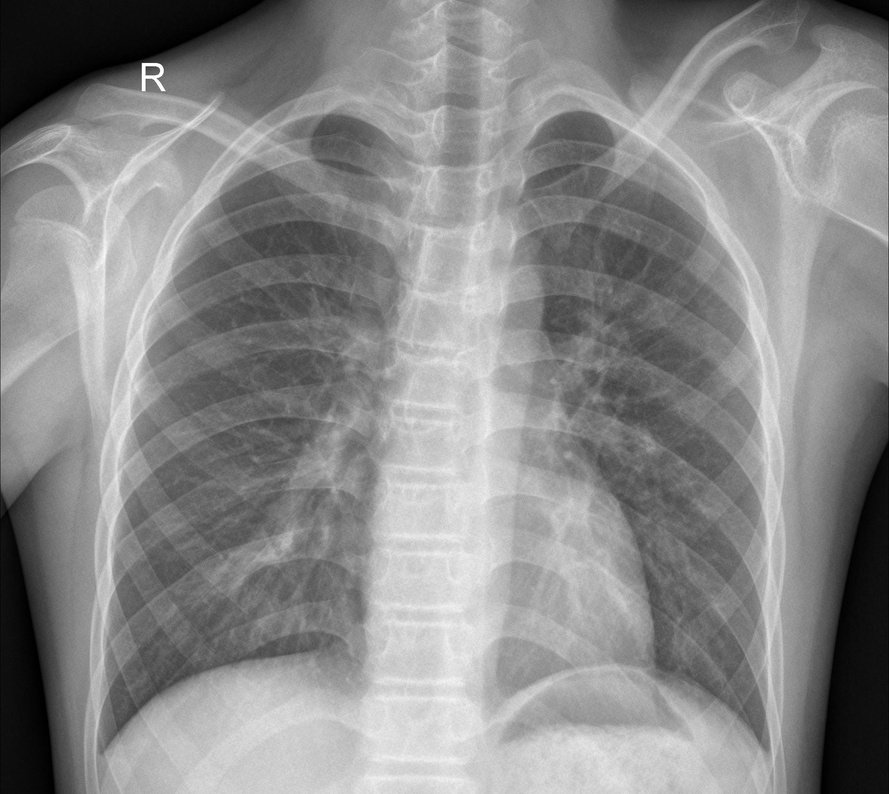
#> input picture backend/uploads/4ee218bc-cfa7-46af-8cef-a2caa4398461_original.jpeg, 889 x 794 px, shrunk from 2144 x 1916 before the run
$ python -i xray_to_3d.py   (imports and definitions only)
#> lines starting #> are read from the running program, lines starting #| are printed output that depends on the picture
import cv2
import numpy as np
from scipy.ndimage import gaussian_filter


def xray_to_3d(image_path):
    # Load grayscale X-ray
    img = cv2.imread(image_path, cv2.IMREAD_GRAYSCALE)
#> img is the input picture: shape (794, 889); min 0, max 255, mean 137.1

    # Normalize
    img = cv2.normalize(img, None, 0, 255, cv2.NORM_MINMAX)

    # Depth illusion using blur + emboss
    blurred = gaussian_filter(img, sigma=3)

    depth = img.astype(np.float32) - blurred.astype(np.float32)
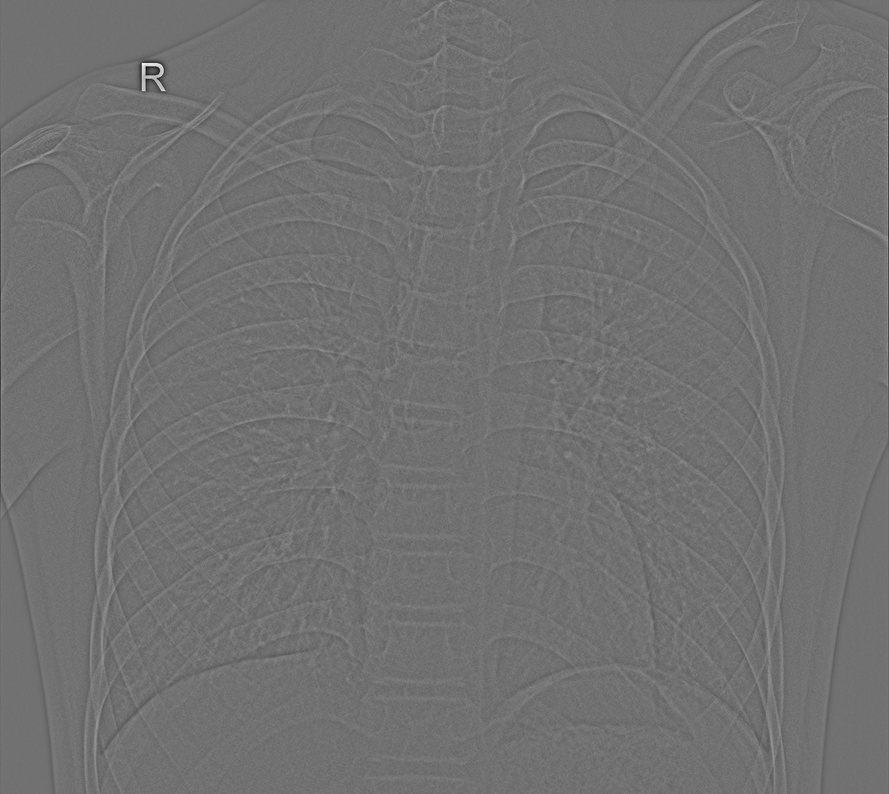
#> depth: shape (794, 889) float32; min -111, max 140, mean 1; drawn with min black and max white
    depth = cv2.normalize(depth, None, 0, 255, cv2.NORM_MINMAX)

    # Convert to bone-like shading
    bone_3d = cv2.applyColorMap(depth.astype(np.uint8), cv2.COLORMAP_BONE)

    return bone_3d

>>> result = xray_to_3d('uploads/4ee218bc-cfa7-46af-8cef-a2caa4398461_original.jpeg')

$ run again, on backend/uploads/581160af-ed7a-462c-8e2e-090e2f1ca8f9_original.jpeg
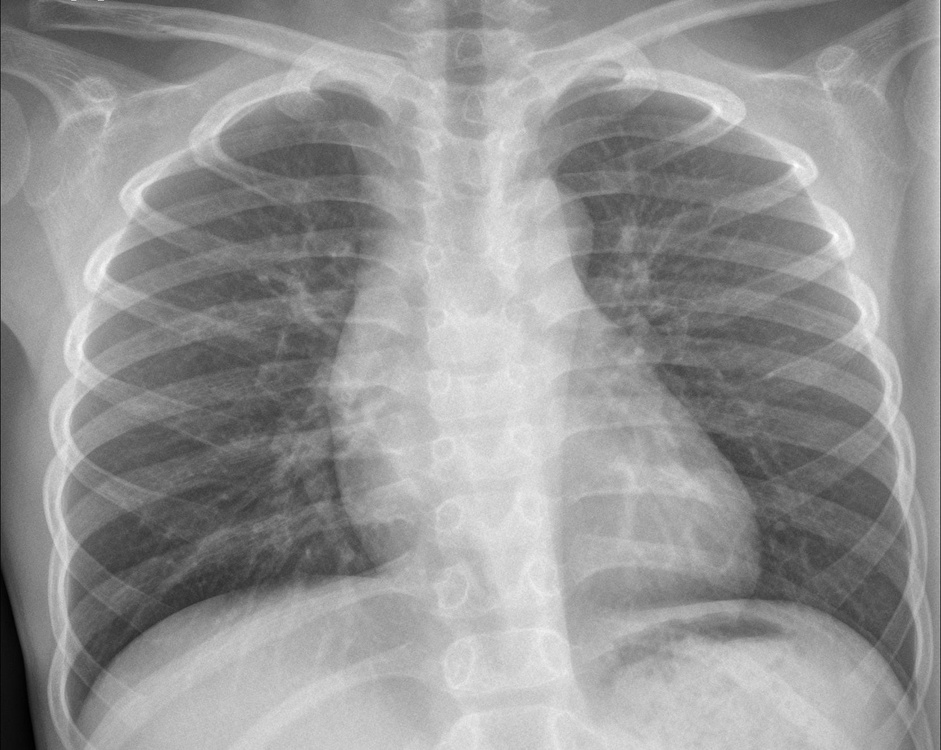
#> input picture backend/uploads/581160af-ed7a-462c-8e2e-090e2f1ca8f9_original.jpeg, 941 x 750 px, shrunk from 1663 x 1326 before the run
#> in xray_to_3d, img is the input picture: shape (750, 941); min 0, max 254, mean 148.7
#> in xray_to_3d, `depth = img.astype(np.float32) - blurred.astype(np.float32)`:
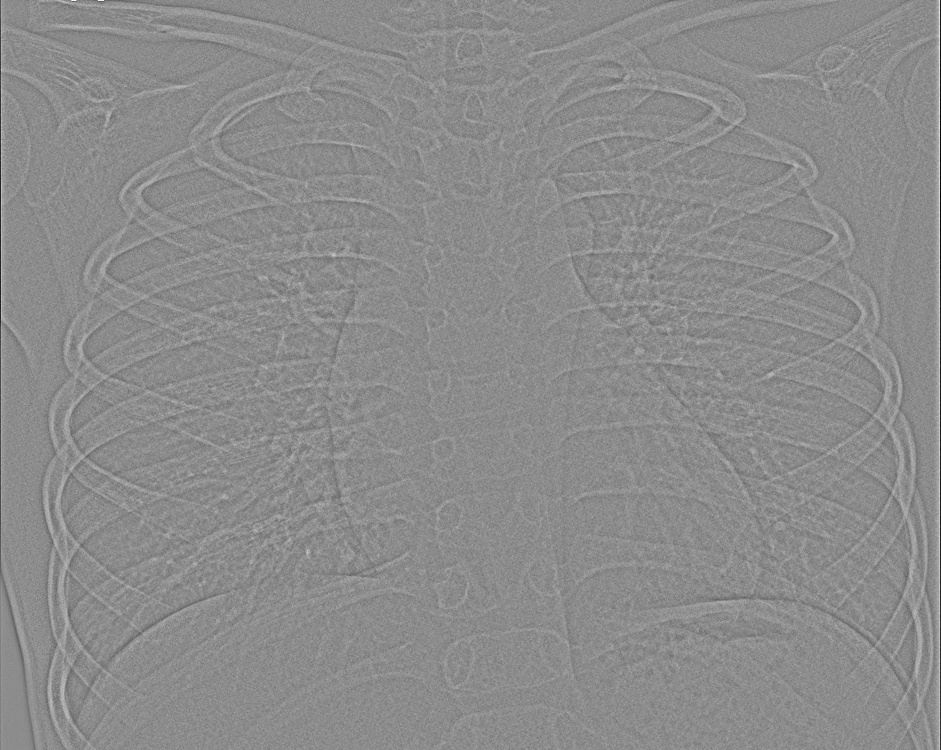
#> depth: shape (750, 941) float32; min -82, max 69, mean 1; drawn with min black and max white
